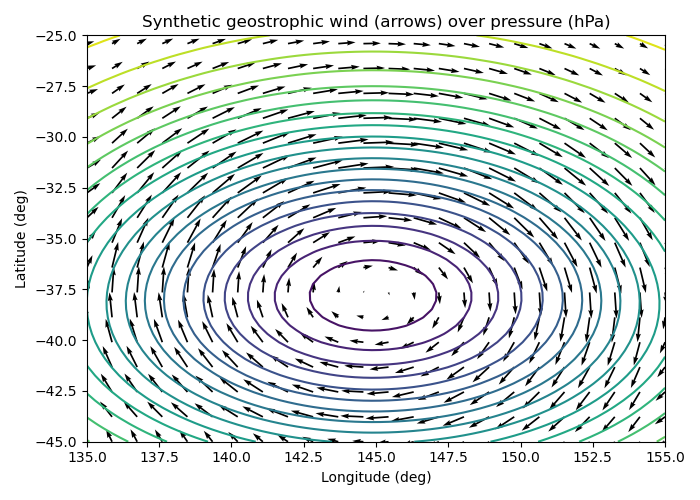

The script that drew this image:
# Geostrophic wind demo: create a reusable Python script and show a quick plot with synthetic data.
import numpy as np
import matplotlib.pyplot as plt
from textwrap import dedent

# Constants
OMEGA = 7.2921159e-5  # Earth's rotation rate (s^-1)
R_EARTH = 6_371_000.0 # Earth radius (m)
G = 9.80665           # gravity (m/s^2)

script = dedent(r'''
"""
geostrophic_wind_demo.py

Compute geostrophic wind from a pressure (Pa) or height (m) field on a lat/lon grid.

Usage (as a module):
    from geostrophic_wind_demo import geostrophic_from_pressure, geostrophic_from_height

This file also includes a __main__ section that runs a synthetic example:
    python3 geostrophic_wind_demo.py
"""

import numpy as np

OMEGA = 7.2921159e-5  # s^-1
R_EARTH = 6_371_000.0 # m
G = 9.80665           # m s^-2

def coriolis(lat):
    """Coriolis parameter f = 2 * Omega * sin(lat). lat in degrees, returns 2D array if lat is 2D."""
    return 2.0 * OMEGA * np.sin(np.deg2rad(lat))

def metric_dx_dy(lat, dlon_deg, dlat_deg):
    """
    Return grid spacing in meters for given latitude (deg) and grid step (deg).
    dx = R * cos(phi) * dlon, dy = R * dlat, where angles are radians.
    Accepts lat as a 2D array to produce 2D dx, dy.
    """
    dlon = np.deg2rad(dlon_deg)
    dlat = np.deg2rad(dlat_deg)
    dx = R_EARTH * np.cos(np.deg2rad(lat)) * dlon
    dy = R_EARTH * dlat * np.ones_like(lat)
    return dx, dy

def centered_gradient(field, dx, dy):
    """
    Compute centered finite-difference gradients d(field)/dx and d(field)/dy.
    field: 2D array (ny, nx)
    dx, dy: 2D arrays (ny, nx) of grid spacing in meters.
    Edges use one-sided differences.
    Returns dfdx, dfdy (same shape).
    """
    ny, nx = field.shape
    dfdx = np.empty_like(field, dtype=float)
    dfdy = np.empty_like(field, dtype=float)

    # X direction
    dfdx[:,1:-1] = (field[:,2:] - field[:, :-2]) / (0.5*(dx[:,2:] + dx[:, :-2]))
    dfdx[:,0]    = (field[:,1]  - field[:,0])   / dx[:,0]
    dfdx[:,-1]   = (field[:,-1] - field[:,-2])  / dx[:,-1]

    # Y direction
    dfdy[1:-1,:] = (field[2:,:] - field[:-2,:]) / (0.5*(dy[2:,:] + dy[:-2,:]))
    dfdy[0,:]    = (field[1,:]  - field[0,:])   / dy[0,:]
    dfdy[-1,:]   = (field[-1,:] - field[-2,:])  / dy[-1,:]

    return dfdx, dfdy

def geostrophic_from_pressure(p, lat, dlon_deg, dlat_deg, rho=1.225, f_min=1e-5):
    """
    Compute geostrophic wind (u_g, v_g) from pressure (Pa) on a constant-height surface.
    u_g = - (1/(rho f)) * dp/dy
    v_g =   (1/(rho f)) * dp/dx
    Inputs:
        p:   2D array pressure in Pa, shape (ny, nx)
        lat: 2D array of latitudes (deg), same shape as p (or 1D broadcastable)
        dlon_deg, dlat_deg: grid spacing in degrees (scalars)
        rho: air density (kg m^-3), default ~ sea level
        f_min: minimum |f| to avoid blowup near equator
    Returns: u_g, v_g in m/s
    """
    lat2d = np.broadcast_to(lat, p.shape)
    dx, dy = metric_dx_dy(lat2d, dlon_deg, dlat_deg)
    dpx, dpy = centered_gradient(p, dx, dy)
    f = coriolis(lat2d)
    f = np.where(np.abs(f) < f_min, np.sign(f)*f_min + (f==0)*f_min, f)  # clip small f
    ug = - (1.0/(rho * f)) * dpy
    vg =   (1.0/(rho * f)) * dpx
    return ug, vg

def geostrophic_from_height(Z, lat, dlon_deg, dlat_deg, f_min=1e-5):
    """
    Compute geostrophic wind (u_g, v_g) from geopotential height (m) on an isobaric surface.
    u_g = - (g/f) * dZ/dy
    v_g =   (g/f) * dZ/dx
    """
    lat2d = np.broadcast_to(lat, Z.shape)
    dx, dy = metric_dx_dy(lat2d, dlon_deg, dlat_deg)
    dZdx, dZdy = centered_gradient(Z, dx, dy)
    f = coriolis(lat2d)
    f = np.where(np.abs(f) < f_min, np.sign(f)*f_min + (f==0)*f_min, f)
    ug = - (G / f) * dZdy
    vg =   (G / f) * dZdx
    return ug, vg

def synthetic_pressure(lat, lon, p0=101325.0, amp=2000.0, lat0=-35.0, lon0=145.0, scale_km=800.0):
    """
    A smooth low-pressure 'vortex-like' Gaussian in Pa centered at (lat0, lon0).
    """
    # great-circle approx into meters
    dphi = np.deg2rad(lat - lat0)
    dlmb = np.deg2rad(lon - lon0)
    # approximate local metric using mean latitude
    latm = 0.5*(lat + lat0)
    dx = R_EARTH * np.cos(np.deg2rad(latm)) * dlmb
    dy = R_EARTH * dphi
    r2 = dx*dx + dy*dy
    s2 = (scale_km*1000.0)**2
    return p0 - amp*np.exp(-r2/(2*s2))

if __name__ == "__main__":
    # Grid over southeastern Australia (roughly)
    ny, nx = 60, 80
    lat = np.linspace(-45, -25, ny)[:,None] * np.ones((1,nx))
    lon = np.ones((ny,1)) * np.linspace(135, 155, nx)[None,:]

    p = synthetic_pressure(lat, lon, lat0=-37.8, lon0=144.9, scale_km=700.0)
    ug, vg = geostrophic_from_pressure(p, lat, dlon_deg=(lon[0,1]-lon[0,0]), dlat_deg=(lat[1,0]-lat[0,0]))

    # Save small sample outputs for inspection
    np.savez("geostrophic_synthetic_example.npz", lat=lat, lon=lon, p=p, ug=ug, vg=vg)
    print("Wrote geostrophic_synthetic_example.npz")
''')

# Write the script to disk for the user to download
with open('/mnt/data/geostrophic_wind_demo.py', 'w') as f:
    f.write(script)

# Now run a quick synthetic example here to visualize
ny, nx = 50, 70
lat = np.linspace(-45, -25, ny)[:,None] * np.ones((1,nx))
lon = np.ones((ny,1)) * np.linspace(135, 155, nx)[None,:]

# Synthetic Gaussian low centered near Melbourne
def synthetic_pressure(lat, lon, p0=101325.0, amp=2000.0, lat0=-37.8, lon0=144.9, scale_km=700.0):
    dphi = np.deg2rad(lat - lat0)
    dlmb = np.deg2rad(lon - lon0)
    latm = 0.5*(lat + lat0)
    dx = R_EARTH * np.cos(np.deg2rad(latm)) * dlmb
    dy = R_EARTH * dphi
    r2 = dx*dx + dy*dy
    s2 = (scale_km*1000.0)**2
    return 101325.0 - 2000.0*np.exp(-r2/(2*s2))

def coriolis(lat):
    return 2.0 * OMEGA * np.sin(np.deg2rad(lat))

def metric_dx_dy(lat, dlon_deg, dlat_deg):
    dlon = np.deg2rad(dlon_deg)
    dlat = np.deg2rad(dlat_deg)
    dx = R_EARTH * np.cos(np.deg2rad(lat)) * dlon
    dy = R_EARTH * dlat * np.ones_like(lat)
    return dx, dy

def centered_gradient(field, dx, dy):
    ny, nx = field.shape
    dfdx = np.empty_like(field, dtype=float)
    dfdy = np.empty_like(field, dtype=float)
    dfdx[:,1:-1] = (field[:,2:] - field[:, :-2]) / (0.5*(dx[:,2:] + dx[:, :-2]))
    dfdx[:,0]    = (field[:,1]  - field[:,0])   / dx[:,0]
    dfdx[:,-1]   = (field[:,-1] - field[:,-2])  / dx[:,-1]
    dfdy[1:-1,:] = (field[2:,:] - field[:-2,:]) / (0.5*(dy[2:,:] + dy[:-2,:]))
    dfdy[0,:]    = (field[1,:]  - field[0,:])   / dy[0,:]
    dfdy[-1,:]   = (field[-1,:] - field[-2,:])  / dy[-1,:]
    return dfdx, dfdy

p = synthetic_pressure(lat, lon)
dlon_deg = (lon[0,1] - lon[0,0])
dlat_deg = (lat[1,0] - lat[0,0])
dx, dy = metric_dx_dy(lat, dlon_deg, dlat_deg)
dpx, dpy = centered_gradient(p, dx, dy)
f = coriolis(lat)
f = np.where(np.abs(f) < 1e-5, np.sign(f)*1e-5 + (f==0)*1e-5, f)  # clip
rho = 1.225
ug = -(1.0/(rho*f))*dpy
vg =  (1.0/(rho*f))*dpx

# Thin the vectors for a cleaner plot
step = 3
plt.figure(figsize=(7,5))
plt.quiver(lon[::step, ::step], lat[::step, ::step], ug[::step, ::step], vg[::step, ::step], scale=700)
plt.contour(lon, lat, p/100.0, levels=20)
plt.xlabel("Longitude (deg)")
plt.ylabel("Latitude (deg)")
plt.title("Synthetic geostrophic wind (arrows) over pressure (hPa)")
plt.tight_layout()
plt.show()

"geostrophic_wind_demo.py"
